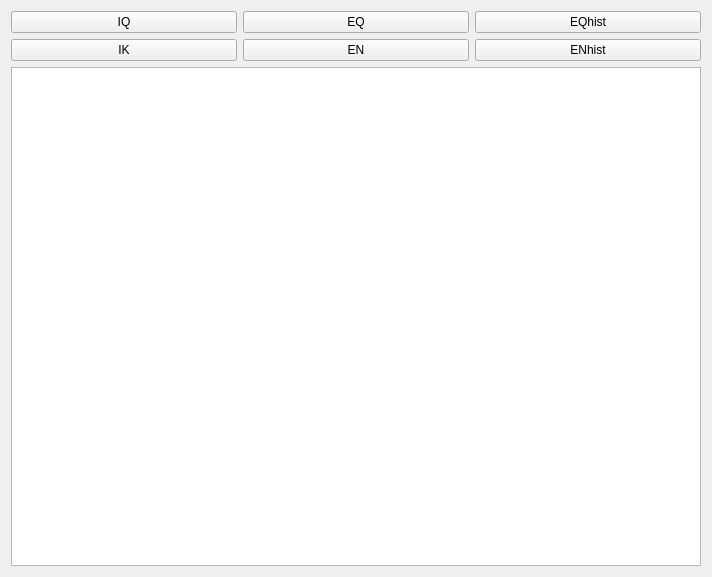
<?xml version="1.0" encoding="UTF-8"?>
<ui version="4.0">
 <class>ChartWidget</class>
 <widget class="QWidget" name="ChartWidget">
  <property name="geometry">
   <rect>
    <x>0</x>
    <y>0</y>
    <width>712</width>
    <height>577</height>
   </rect>
  </property>
  <property name="windowTitle">
   <string>EQI</string>
  </property>
  <layout class="QGridLayout" name="gridLayout_2">
   <item row="0" column="0">
    <layout class="QVBoxLayout" name="verticalLayout">
     <item>
      <layout class="QGridLayout" name="gridLayout">
       <item row="1" column="0">
        <widget class="QPushButton" name="IK">
         <property name="text">
          <string>IK</string>
         </property>
        </widget>
       </item>
       <item row="0" column="1">
        <widget class="QPushButton" name="EQ">
         <property name="text">
          <string>EQ</string>
         </property>
        </widget>
       </item>
       <item row="1" column="1">
        <widget class="QPushButton" name="EN">
         <property name="text">
          <string>EN</string>
         </property>
        </widget>
       </item>
       <item row="0" column="0">
        <widget class="QPushButton" name="IQ">
         <property name="text">
          <string>IQ</string>
         </property>
        </widget>
       </item>
       <item row="1" column="2">
        <widget class="QPushButton" name="ENhist">
         <property name="text">
          <string>ENhist</string>
         </property>
        </widget>
       </item>
       <item row="0" column="2">
        <widget class="QPushButton" name="EQhist">
         <property name="text">
          <string>EQhist</string>
         </property>
        </widget>
       </item>
      </layout>
     </item>
     <item>
      <layout class="QVBoxLayout" name="bar_chart_layout">
       <item>
        <widget class="QGraphicsView" name="bar_chart"/>
       </item>
      </layout>
     </item>
    </layout>
   </item>
  </layout>
 </widget>
 <resources/>
 <connections/>
</ui>
